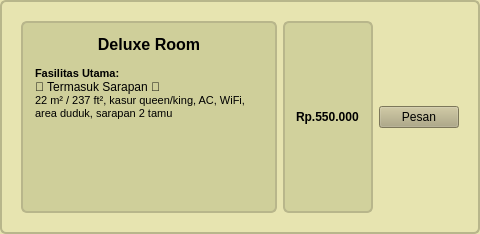
              <widget class="QFrame" name="roomFrame2_6">
               <property name="styleSheet">
                <string notr="true">
                QFrame { background-color: rgb(231,228,176); border: 2px solid rgb(184,182,139); border-radius: 6px; padding: 8px; }
                QLabel#roomTitle2 { font-weight: bold; font-size: 12pt; }
                QLabel#roomDesc2 { font-size: 9pt; }
              </string>
               </property>
               <layout class="QHBoxLayout" name="horizontalLayout_5">
                <item>
                 <layout class="QVBoxLayout" name="roomTextCol2_6"/>
                </item>
                <item>
                 <widget class="QTextEdit" name="textEdit_8">
                  <property name="styleSheet">
                   <string notr="true">background-color: rgb(207, 207, 154);</string>
                  </property>
                  <property name="html">
                   <string>&lt;!DOCTYPE HTML PUBLIC &quot;-//W3C//DTD HTML 4.0//EN&quot; &quot;http://www.w3.org/TR/REC-html40/strict.dtd&quot;&gt;
&lt;html&gt;&lt;head&gt;&lt;meta name=&quot;qrichtext&quot; content=&quot;1&quot; /&gt;&lt;style type=&quot;text/css&quot;&gt;
p, li { white-space: pre-wrap; }
&lt;/style&gt;&lt;/head&gt;&lt;body style=&quot; font-family:'MS Shell Dlg 2'; font-size:8pt; font-weight:400; font-style:normal;&quot;&gt;
&lt;p align=&quot;center&quot; style=&quot; margin-top:0px; margin-bottom:0px; margin-left:0px; margin-right:0px; -qt-block-indent:0; text-indent:0px;&quot;&gt;&lt;span style=&quot; font-size:12pt; font-weight:600;&quot;&gt;Deluxe&lt;/span&gt;&lt;span style=&quot; font-size:12pt;&quot;&gt; &lt;/span&gt;&lt;span style=&quot; font-size:12pt; font-weight:600;&quot;&gt;Room&lt;/span&gt;&lt;/p&gt;
&lt;p style=&quot;-qt-paragraph-type:empty; margin-top:0px; margin-bottom:0px; margin-left:0px; margin-right:0px; -qt-block-indent:0; text-indent:0px;&quot;&gt;&lt;br /&gt;&lt;/p&gt;
&lt;p style=&quot; margin-top:0px; margin-bottom:0px; margin-left:0px; margin-right:0px; -qt-block-indent:0; text-indent:0px;&quot;&gt;&lt;span style=&quot; font-weight:600;&quot;&gt;Fasilitas Utama: &lt;/span&gt;&lt;/p&gt;
&lt;p style=&quot; margin-top:0px; margin-bottom:0px; margin-left:0px; margin-right:0px; -qt-block-indent:0; text-indent:0px;&quot;&gt;&lt;span style=&quot; font-family:'Segoe UI'; font-size:9pt;&quot;&gt;🍱 Termasuk Sarapan 🍱&lt;/span&gt;&lt;/p&gt;
&lt;p style=&quot; margin-top:0px; margin-bottom:0px; margin-left:0px; margin-right:0px; -qt-block-indent:0; text-indent:0px;&quot;&gt;22 m² / 237 ft², kasur queen/king, AC, WiFi, area duduk, sarapan 2 tamu&lt;/p&gt;
&lt;p style=&quot;-qt-paragraph-type:empty; margin-top:0px; margin-bottom:0px; margin-left:0px; margin-right:0px; -qt-block-indent:0; text-indent:0px;&quot;&gt;&lt;br /&gt;&lt;/p&gt;&lt;/body&gt;&lt;/html&gt;</string>
                  </property>
                 </widget>
                </item>
                <item>
                 <widget class="QLabel" name="label_21">
                  <property name="font">
                   <font>
                    <weight>75</weight>
                    <bold>true</bold>
                   </font>
                  </property>
                  <property name="styleSheet">
                   <string notr="true">background-color: rgb(209, 209, 156);</string>
                  </property>
                  <property name="text">
                   <string>Rp.550.000</string>
                  </property>
                 </widget>
                </item>
                <item>
                 <widget class="QPushButton" name="btnPrice2_6">
                  <property name="styleSheet">
                   <string notr="true"> color: rgb(0, 0, 0); background-color: rgb(174,167,126)
 </string>
                  </property>
                  <property name="text">
                   <string>Pesan</string>
                  </property>
                 </widget>
                </item>
               </layout>
              </widget>
